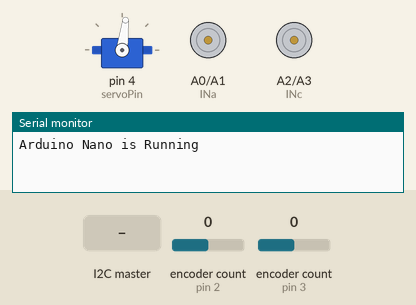
The sketch below on a simulated Arduino Nano, built with avr-gcc and run on an emulated ATmega328P. Parts: servo, motor-driver pin pairs drawn as motors (green arrow = first pin HIGH = forward, orange = second pin HIGH = backward, longer = more drive, scaled by the enable pin), the last lines printed to the serial monitor. The test bench sets the inputs (shaded band); at power-on: encoder count (sensors on pin 2, pin 3) 0.

Above: at 1.2 s.
1.3 s: the I2C master sends the byte 1
At 2.5 s:
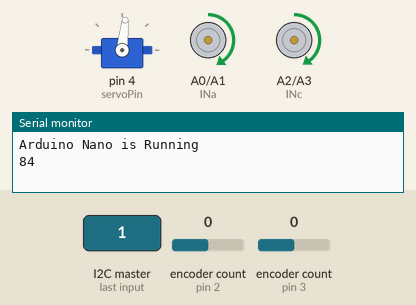
2.8 s: the I2C master sends the byte 90
At 3.9 s:
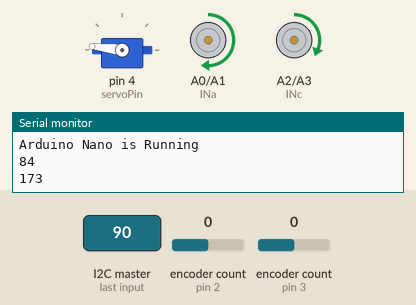
4.3 s: the I2C master sends the byte 200
At 5.0 s:
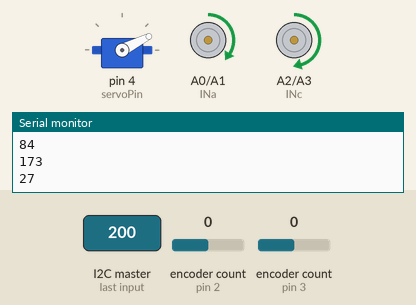
Timing chart, 0 to 7.3 s (numbered marks = the images above; inputs shaded):
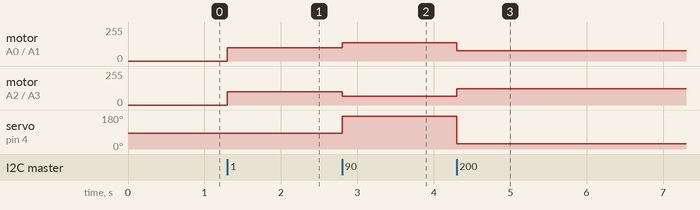

Measured:
- after the input at 1.3 s, motor on A0 (INa) / A1 (INb): stopped → forward 100/255 at once; motor on A2 (INc) / A3 (INd): stopped → forward 99/255 at once; servo on pin 4 (servoPin): 83° → 84° at once
- after the input at 2.8 s, motor on A0 (INa) / A1 (INb): forward 100/255 → forward 136/255 at once; motor on A2 (INc) / A3 (INd): forward 99/255 → forward 64/255 at once; servo on pin 4 (servoPin): 84° → 173° at once
- after the input at 4.3 s, motor on A0 (INa) / A1 (INb): forward 136/255 → forward 77/255 at once; motor on A2 (INc) / A3 (INd): forward 64/255 → forward 122/255 at once; servo on pin 4 (servoPin): 173° → 27° at once

The sketch:

Arduino_Firmware_for_Pi.ino
```cpp
//********************************************************//
//*  University of Nottingham                            *//
//*  Department of Electrical and Electronic Engineering *//
//*                                                      *//
//*  EEEBot Firmware Code for the Arduino NANO           *//
//*  UoN EEEBot 2022                                     *//
//*  Nat Dacombe                                         *//
//********************************************************//

// ASSUMPTION: Channel A is LEFT, Channel B is RIGHT

// read through the accompanying readme file - only then ask for help if you are still unsure

// DO NOT modify or edit any of this code - for Session 2, the Arduino NANO code is provided for you
// the only exception is modify the pin numbers for the motors (if the motors do not spin the correct way)

#include <Servo.h>
#include <Encoder.h>
#include <Wire.h>
//#include <FastLED.h>
//#define LED_PIN 7
//#define NUM_LEDS 6
//CRGB leds[NUM_LEDS];

#define servoPin 4

Servo myservo;        // create servo object to control a servo
float steeringAngle;  // variable to store the servo position

// either change your wire connections to the two encoders or change the pin numbers in the code
// to change whether the count increments or decrements when turning in a particular direction
Encoder enc1(2, 11);  // create an encoder object for encoder 1
Encoder enc2(3, 12);  // create an encoder object for encoder 2
long oldPos_enc1 = -999;
long oldPos_enc2 = -999;
//long enc1_count;
//long enc2_count;
int16_t enc1_count;
int16_t enc2_count;

#define enA 5   // EnableA command line - should be a PWM pin
#define enB 6   // EnableB command line - should be a PWM pin

// name the motor control pins - replace the ** with your pin number, digital pins do not need the 'D' prefix whereas analogue pins need the 'A' prefix
#define INa A0  // Channel A direction
#define INb A1  // Channel A direction
#define INc A2  // Channel B direction
#define INd A3  // Channel B direction


void setup() {
  Wire.begin(4);                // join I2C bus with address #4
  Wire.onReceive(receiveEvent); // register event
  Wire.onRequest(requestEvent); // register event
  myservo.attach(servoPin);  // attach our servo object to pin D4
  // the Servo library takes care of defining the PinMode declaration (libraries/Servo/src/avr/Servo.cpp line 240)

  // configure the motor control pins as outputs
  pinMode(INa, OUTPUT);
  pinMode(INb, OUTPUT);
  pinMode(INc, OUTPUT);
  pinMode(INd, OUTPUT);
  pinMode(enA, OUTPUT);
  pinMode(enB, OUTPUT);

  // initialise serial communication
  Serial.begin(9600);
  Serial.println("Arduino Nano is Running"); // sanity check
  myservo.write(83);

  //LED Callibration
  //FastLED.addLeds<WS2812, LED_PIN, GRB>(leds, NUM_LEDS);
  //FastLED.setMaxPowerInVoltsAndMilliamps(5,500);
  //FastLED.clear();
  //FastLED.show();


}


void loop() {
  // update the two encoder values
  enc1_count = enc1.read(); //works
  enc2_count = enc2.read(); //works
  if (enc1_count != oldPos_enc1) {
    oldPos_enc1 = enc1_count;
  }
  if (enc2_count != oldPos_enc2) {
    oldPos_enc2 = enc2_count;
  }
  //LED_lights();
  //Serial.println(enc1_count);
}

void receiveEvent(int numBytes){
  //Set Up Vars
  int16_t servoAngle=83,leftMotorSpeed,rightMotorSpeed;
  double centreAngle=83, baseSpeed=100, K=0.4;
  int count=0;
  int16_t pid=0;

  //We'll recieve one byte at a time. Stop when none left
  while(Wire.available())
  {
    char c = Wire.read();    // receive a byte as character
    //Create Int from the Byte Array
    pid = c << (8 * count) | pid;
    count++;
  }
  //Print the Int out.
  //Serial.print("Error: ");
  //Serial.println(error);


  servoAngle=centreAngle+pid;
  Serial.println(servoAngle);
  leftMotorSpeed=baseSpeed+(K*pid);
  rightMotorSpeed=baseSpeed-(K*pid);
  setSteeringAngle(servoAngle);
  runMotors(leftMotorSpeed, rightMotorSpeed);
  delay(10);
}

// this function executes when data is requested from the master device
void requestEvent(void)
{
  Wire.write((byte)((enc1_count & 0x0000FF00) >> 8));    // first byte of x, containing bits 16 to 9
  Wire.write((byte)(enc1_count & 0x000000FF));           // second byte of x, containing the 8 LSB - bits 8 to 1
  Wire.write((byte)((enc2_count & 0x0000FF00) >> 8));    // first byte of y, containing bits 16 to 9
  Wire.write((byte)(enc2_count & 0x000000FF));
}


// function to set the steering angle
void setSteeringAngle(int servoAngle){
  servoAngle = constrain(servoAngle, 0, 180); // prevents the servo being set to 'impossible' angles
  myservo.write(servoAngle);
}


// function to run the motors
void runMotors(int leftMotorSpeed, int rightMotorSpeed){
  // limit the speed value between -255 and 255 as the PWM value can only be between 0 and 255 - the negative is handled below
  leftMotorSpeed = constrain(leftMotorSpeed, -255, 255);
  rightMotorSpeed = constrain(rightMotorSpeed, -255, 255);

  // vary the motor speeds - use the absolute value to remove the negative
  analogWrite(enA, abs(leftMotorSpeed));
  analogWrite(enB, abs(rightMotorSpeed));

  // if the speed value is negative, run the motor backwards
  if (leftMotorSpeed < 0) {
    digitalWrite(INa, LOW);
    digitalWrite(INb, HIGH);
  }
  // else, run the motor forwards
  else {
    digitalWrite(INa, HIGH);
    digitalWrite(INb, LOW);
  }

  // if the speed value is negative, run the motor backwards
  if (rightMotorSpeed < 0) {
    digitalWrite(INc, LOW);
    digitalWrite(INd, HIGH);
  }
  // else run the motor forwards
  else {
    digitalWrite(INc, HIGH);
    digitalWrite(INd, LOW);
  }
}

void LED_lights(){
  //Turn light from green to blue
  // GREEN RED BLUE
  /*for(int i=0;i<NUM_LEDS;i++){
    leds[i]=CRGB(0,255-20*i,20*i);
    FastLED.setBrightness(6*i);
    FastLED.show();
    delay(50);
  }
  Turn light from red to green
  for(int i=NUM_LEDS;i>0;i--){
    leds[i]=CRGB(20*i,0, 255-20*i);
    FastLED.setBrightness(60-2*i);
    FastLED.show();
    delay(50);
  }*/
}
```
